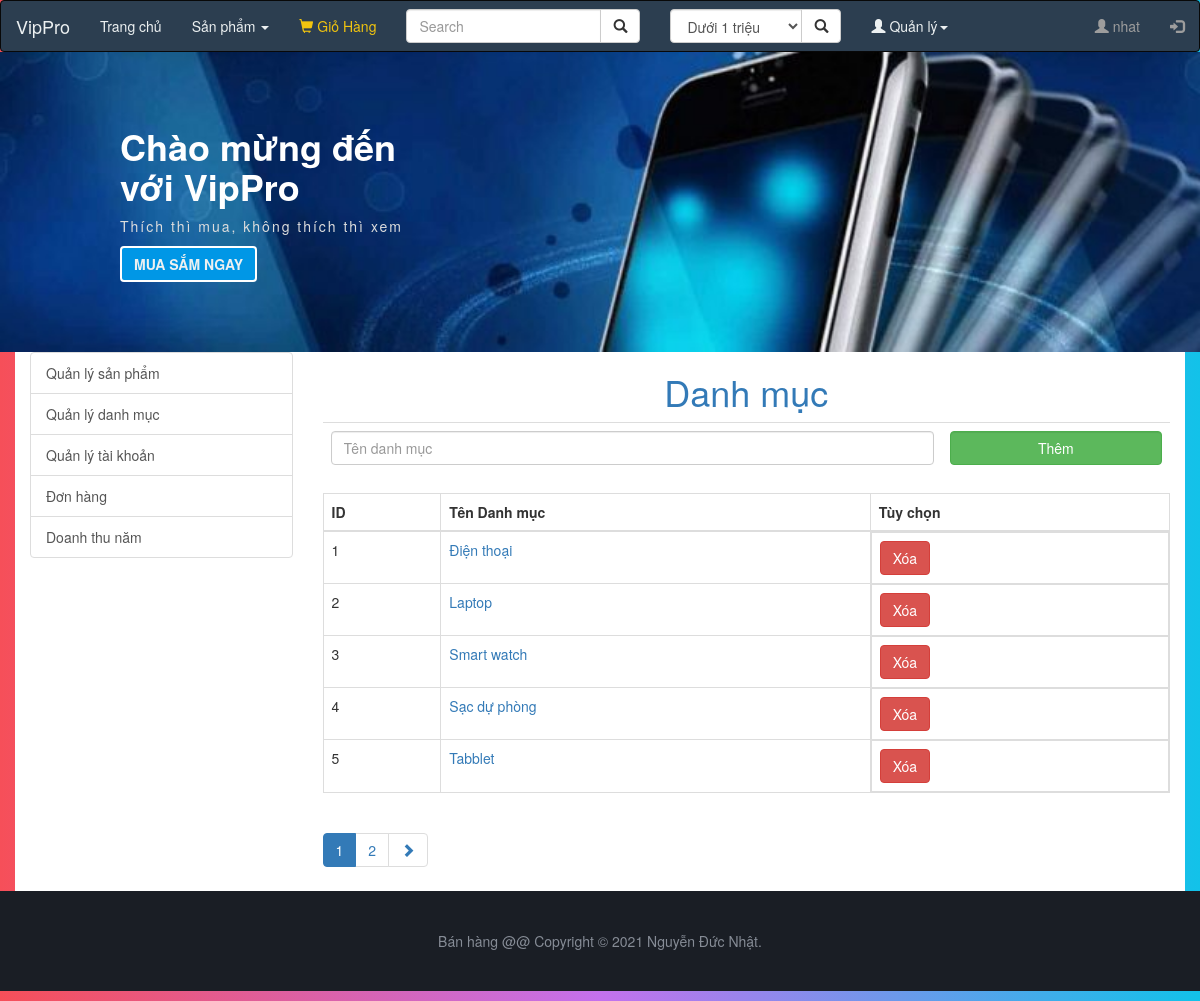
The app's page /manage-category.php (signed in) with its own data.
### tables this page shows
CREATE TABLE `danhmuc` (
  `id` int(10) UNSIGNED NOT NULL,
  `name` varchar(255) NOT NULL
);

### manage-category.php (the view, shortened to what this page needs)
<!DOCTYPE html>
<html lang="en">
<head>
    <?php include("import.php") ?>
</head>
<body>
   <header>
    <?php include("header.php"); ?>
   </header>
   <main>
    <div class="container">
        <div class="mt-3 row">
            <div class="col-sm-3">
                <div class="list-group m-x-2">
                    <a href="manage-product.php" class="list-group-item list-group-item-action list-group-item-primary">Quản lý sản phẩm</a>
                    <a href="manage-category.php" class="list-group-item list-group-item-action">Quản lý danh mục</a>
                    <a href="manage-account.php" class="list-group-item list-group-item-action">Quản lý tài khoản</a>
                    <a href="manage-receipt.php" class="list-group-item list-group-item-action">Đơn hàng</a>
                    <a href="sumary.php" class="list-group-item list-group-item-action">Doanh thu năm</a>
                </div>
            </div>
            <div class="col-sm-9">
                <h1 class="text-center text-primary">Danh mục</h1>
                            <form action="<?php echo htmlspecialchars($_SERVER["PHP_SELF"]);?>" method="POST">
                                <table class="table">
                                    <tr>
                                        <td>
                                            <input class="form-control" type="text" name="cateName" placeholder="Tên danh mục" required>
                                        </td>
                                        <td>
                                            <input class="form-control btn-success" type="submit" value="Thêm">
                                        </td>
                                    </tr>
                                </table>
                            </form>
                <div class="table-cont">
                    <div class="table-responsive-md">
                        <table class="table table-hover table-bordered">
                            <thead>
                                <tr>
                                <th>ID</th>
                                <th>Tên Danh mục</th>
                                <th>Tùy chọn</th>
                                </tr>
                            </thead>
                            <tbody>
                            <?php
                             $result = mysqli_query($conn, "SELECT count(id) as total FROM `danhmuc`");
                             $row = mysqli_fetch_assoc($result);
                             $total_records = $row['total'];
                             $current_page = isset($_REQUEST['page']) ? $_REQUEST['page'] : 1;
                             $limit = 5;
                             $total_page = ceil($total_records / $limit);
                             $start = ($current_page - 1) * $limit;
                            $query = "SELECT * FROM `danhmuc` LIMIT $start, $limit";
                            $rs = mysqli_query($conn, $query);
                            while($row = mysqli_fetch_assoc($rs)) {
                                echo '<tr>
                                        <td>'.$row['id'].'</td>
                                        <td><a href="products.php?category='.$row['id'].'">'.$row['name'].'</a></td>
                                        <td style="display: flex;">
                                            <div class="mb-1">
                                                <form action ="" method="GET">
                                                    <input class="hide" type="number" name="deleteId" value="'.$row['id'].'">
                                                    <input class="btn btn-danger" type="submit" value="Xóa">
                                                </form>
                                            </div>
                                        </td>
                                    </tr>';
                            }
                        ?>
                            </tbody>
                        </table>
                    </div>
                    <div class="pagination-cont">
                    <ul class="pagination">
                    <?php
                        for($i = 1; $i <= $total_page; $i++) {
                            if($i == $current_page) {
                                echo '<li class="page-item active"><a class="page-link" href="#">'.$i.'</a></li>';
                            } else {
                                echo '<li class="page-item"><a href="manage-category.php?page='.$i.'">'.$i.'</a></li>';
                            }
                        }
                        if($current_page < $total_page && $total_page > 1) {
                            echo '<li class="page-item"><a href="manage-category.php?page='.($current_page + 1).'"><span class="glyphicon glyphicon-chevron-right"></span></a></li>';
                        }
                    ?>
                    </ul>
                </div>
                </div>
            </div>
        </div>
    </div>
   </main>
   <?php include("footer.php") ?>
</body>
</html>

### CSS/style.css (style rules this page uses)
body { background: #12c2e9; background: -webkit-linear-gradient(to right, #f64f59, #c471ed, #12c2e9); background: linear-gradient(to right, #f64f59, #c471ed, #12c2e9); }
main .container { background-color: #fff; }

### records on screen
danhmuc: id "1", name "Điện thoại"
danhmuc: id "2", name "Laptop"
danhmuc: id "3", name "Smart watch"
danhmuc: id "4", name "Sạc dự phòng"
danhmuc: id "5", name "Tabblet"

### other values on screen
$_SESSION['username'] "nhat"
